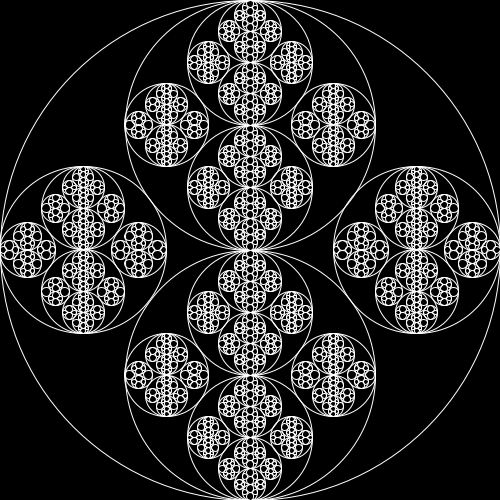
Frame 1 (no input)
Frame 60 (the mouse pressed at the canvas centre just before this capture): identical to frame 1, image omitted
Frame 120 (the mouse held since frame 60 and released just before this capture): identical to frame 1, image omitted

The Processing sketch that drew this single still picture (run headless with seeded random() and noise(); from frame 60 on, the mouse is pressed at the canvas centre):

// Processing sketch: RecursiveCircle
// ── RecursiveCircle.pde
Recursive_Circle C;

void setup() {
  size(500, 500);
  
  C = new Recursive_Circle(width/2, height/2, width/2);
}

void draw() {
  background(0);
  
  C.display();
}

class Recursive_Circle {
  float x, y, r;
  
  Recursive_Circle(float x, float y, float r) {
    this.x = x;
    this.y = y;
    this.r = r;
  }
  
  Recursive_Circle Top;
  Recursive_Circle Bottom;
  Recursive_Circle Left;
  Recursive_Circle Right;
  
  void display() {
    noFill();
    strokeWeight(1);
    stroke(255);
    ellipse(x, y, r*2, r*2);
    if (r > 5) {
      Top = new Recursive_Circle(x, y-r/2, r/2);
      Bottom = new Recursive_Circle(x, y+r/2, r/2);
      Left = new Recursive_Circle(x-2*r/3, y, r/3);
      Right = new Recursive_Circle(x+2*r/3, y, r/3);
      
      displaySubCircles();
    }
  }
  
  void displaySubCircles() {
    Top.display();
    Bottom.display();
    Left.display();
    Right.display();
  }
}
